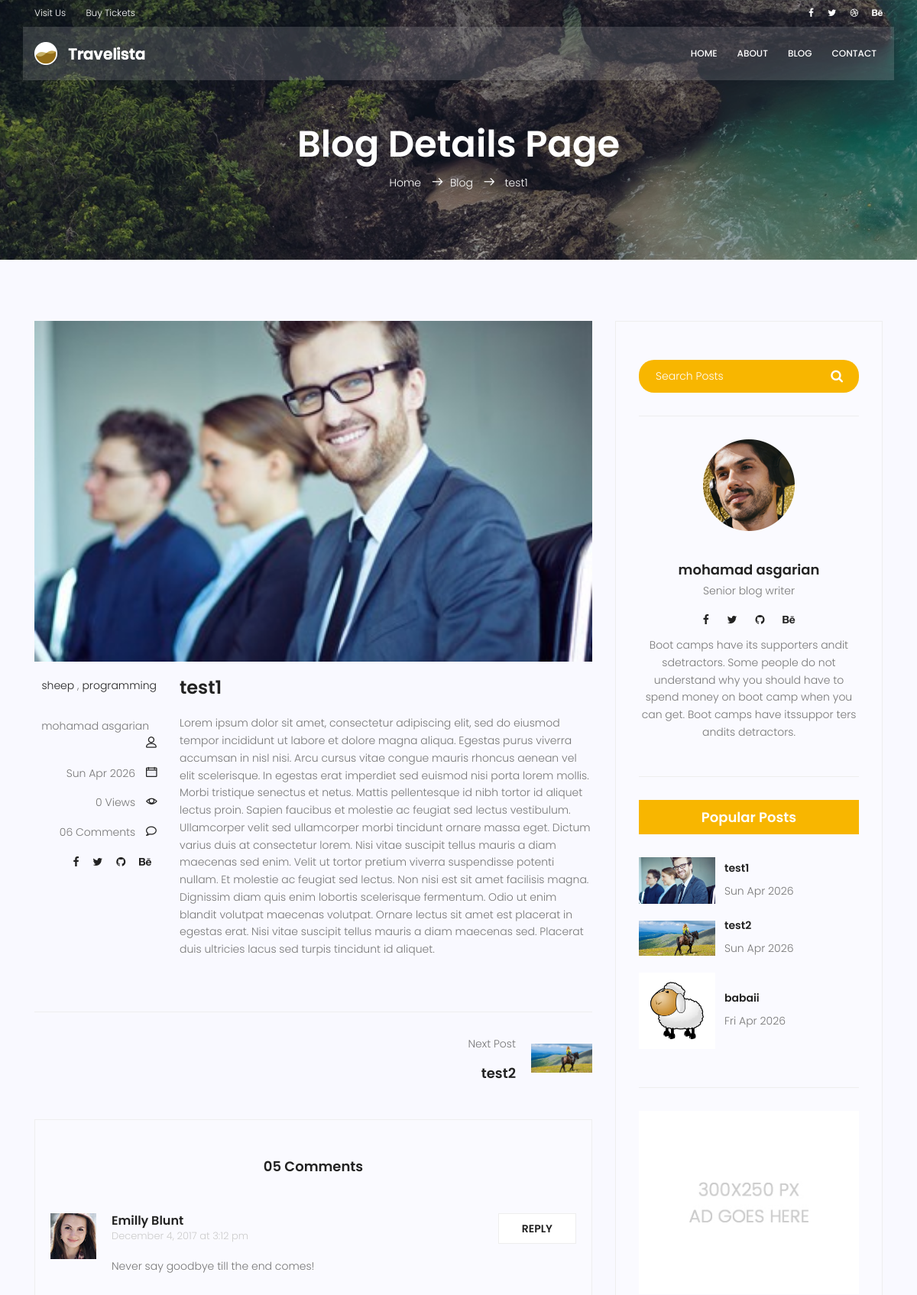
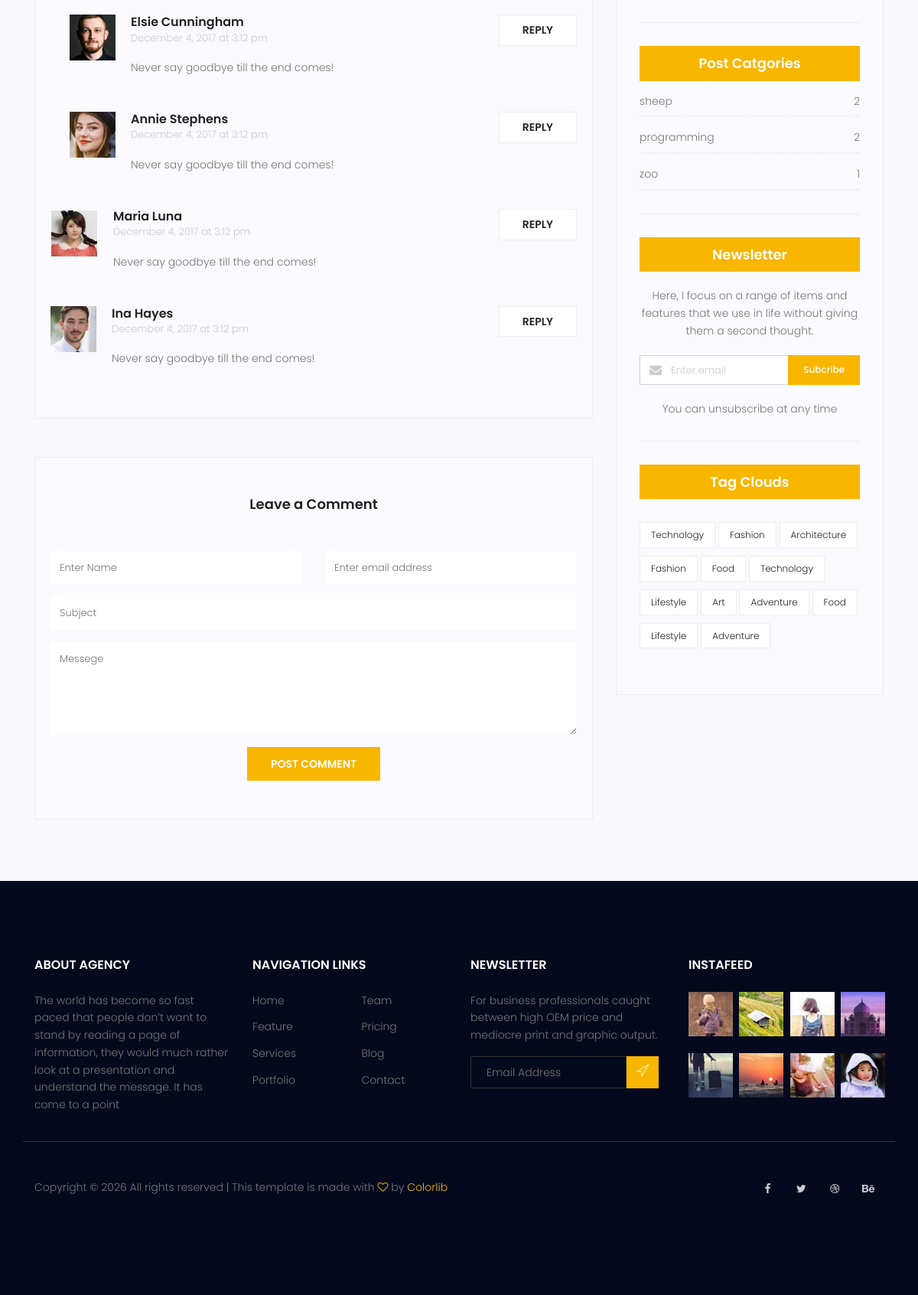
The page /blog/1 on the database its author committed (2 pictures, top to bottom).
### blog/models.py (models this page shows, shortened)
class Post(models.Model):
    title = models.CharField(max_length=255)
    content = models.TextField()
    author = models.ForeignKey(User,on_delete=models.SET_NULL,null=True)
    image = models.ImageField(upload_to='blog/',default='blog/default.jpg')
    category = models.ManyToManyField(Category)
    counted_view = models.IntegerField(default=0)
    status = models.BooleanField(default=False)
    published_date = models.DateTimeField(null=True)
    created_date = models.DateTimeField(auto_now_add=True)
    updated_date = models.DateTimeField(auto_now=True)
    class Meta:
        ordering = ['created_date']

class Category(models.Model):
    name = models.CharField(max_length=255)
    def __str__(self):
        return self.name

### blog/views.py (the view)
# urls.py: path('<int:pid>', blog_single, name='single'),
def blog_single(request,pid):
    post = get_object_or_404(Post,pk=pid,status=1)
    posts = Post.objects.filter(status=1).order_by('created_date')
    posts_list = list(posts)
    current_index = posts_list.index(post)
    prev_post = None
    next_post = None
    if current_index > 0:
        prev_post = posts_list[current_index - 1]
    if current_index < len(posts_list) - 1:
        next_post = posts_list[current_index + 1]
    context = {
        'post': post,
        'prev_post': prev_post,
        'next_post': next_post,
    }
    return render(request, 'blog/blog-single.html',context)

### blog/templatetags/blog_tags.py (called while the page is built)
@register.inclusion_tag('blog/blog-popular-post.html')
def latestposts(arg=3):
    posts = Post.objects.filter(status=1).order_by('published_date')[:arg]
    return {'posts':posts}

@register.inclusion_tag('blog/blog-post-category.html')
def postcategories():
    posts = Post.objects.filter(status=1)
    categories = Category.objects.all()
    cat_dict = {}
    for name in categories:
        cat_dict[name]=posts.filter(category=name).count()
    return {'categories':cat_dict}

### templates/blog/blog-single.html (shortened to what this page needs)
{% load static %}
{% load blog_tags %}
<!DOCTYPE html>
<html lang="zxx" class="no-js">
<head>
	<link rel="stylesheet" href="{% static 'css/linearicons.css' %}">
	<link rel="stylesheet" href="{% static 'css/font-awesome.min.css' %}">
	<link rel="stylesheet" href="{% static 'css/bootstrap.css' %}">
	<link rel="stylesheet" href="{% static 'css/magnific-popup.css' %}">
	<link rel="stylesheet" href="{% static 'css/jquery-ui.css' %}">
	<link rel="stylesheet" href="{% static 'css/nice-select.css' %}">
	<link rel="stylesheet" href="{% static 'css/animate.min.css' %}">
	<link rel="stylesheet" href="{% static 'css/owl.carousel.css' %}">
	<link rel="stylesheet" href="{% static 'css/main.css' %}">
</head>
<body>
	<header id="header">
		<div class="header-top">
			<div class="container">
				<div class="row align-items-center">
					<div class="col-lg-6 col-sm-6 col-6 header-top-left">
						<ul>
							<li><a href="#">Visit Us</a></li>
							<li><a href="#">Buy Tickets</a></li>
						</ul>
					</div>
					<div class="col-lg-6 col-sm-6 col-6 header-top-right">
						<div class="header-social">
							<a href="#"><i class="fa fa-facebook"></i></a>
							<a href="#"><i class="fa fa-twitter"></i></a>
							<a href="#"><i class="fa fa-dribbble"></i></a>
							<a href="#"><i class="fa fa-behance"></i></a>
						</div>
					</div>
				</div>
			</div>
		</div>
		<div class="container main-menu">
			<div class="row align-items-center justify-content-between d-flex">
				<div id="logo">
					<a href="index.html"><img src="{% static 'img/logo.png' %}" alt="" title="" /></a>
				</div>
				<nav id="nav-menu-container">
					<ul class="nav-menu">
						<li><a href="{% url 'website:index' %}">Home</a></li>
						<li><a href="{% url 'website:about' %}">About</a></li>
						<li><a href="{% url 'blog:index' %}">Blog</a></li>
						<li><a href="{% url 'website:contact' %}">Contact</a></li>
					</ul>
				</nav>
			</div>
		</div>
	</header>
	<section class="relative about-banner">
		<div class="overlay overlay-bg"></div>
		<div class="container">
			<div class="row d-flex align-items-center justify-content-center">
				<div class="about-content col-lg-12">
					<h1 class="text-white">
						Blog Details Page
					</h1>
					<p class="text-white link-nav"><a href="{% url 'website:index' %}">Home </a> <span
							class="lnr lnr-arrow-right"></span><a href="{% url 'blog:index' %}">Blog </a> <span
							class="lnr lnr-arrow-right"></span> <a
							href="{% url 'blog:single' pid=post.id %}">{{post.title}}</a></p>
				</div>
			</div>
		</div>
	</section>
	<section class="post-content-area single-post-area">
		<div class="container">
			<div class="row">
				<div class="col-lg-8 posts-list">
					<div class="single-post row">
						<div class="col-lg-12">
							<div class="feature-img">
								<img class="img-fluid" src={{post.image.url}} alt="">
							</div>
						</div>
						<div class="col-lg-3  col-md-3 meta-details">
							<ul class="tags">
							{% for cat in post.category.all %}
								<li><a href="{% url 'blog:category' cat_name=cat.name %}">{{ cat.name }}</a> {% if not forloop.last %},{% endif %}</li>
							{% endfor %}
							</ul>
							<div class="user-details row">
								<p class="user-name col-lg-12 col-md-12 col-6"><a
										href="#">{{post.author.get_full_name}}</a> <span class="lnr lnr-user"></span>
								</p>
								<p class="date col-lg-12 col-md-12 col-6"><a href="#">{{post.published_date|date:"D M Y"}}</a> <span class="lnr lnr-calendar-full"></span></p>
								<p class="view col-lg-12 col-md-12 col-6"><a href="#">{{post.counted_view}} Views</a>
									<span class="lnr lnr-eye"></span></p>
								<p class="comments col-lg-12 col-md-12 col-6"><a href="#">06 Comments</a> <span
										class="lnr lnr-bubble"></span></p>
								<ul class="social-links col-lg-12 col-md-12 col-6">
									<li><a href="#"><i class="fa fa-facebook"></i></a></li>
									<li><a href="#"><i class="fa fa-twitter"></i></a></li>
									<li><a href="#"><i class="fa fa-github"></i></a></li>
									<li><a href="#"><i class="fa fa-behance"></i></a></li>
								</ul>
							</div>
						</div>
						<div class="col-lg-9 col-md-9">
							<h3 class="mt-20 mb-20">{{post.title}}</h3>
							<p class="excert">
								{{post.content}}
							</p>
						</div>
					</div>
					<div class="navigation-area">
						<div class="row">
							<div
								class="col-lg-6 col-md-6 col-12 nav-left flex-row d-flex justify-content-start align-items-center">
							</div>
							<div
								class="col-lg-6 col-md-6 col-12 nav-right flex-row d-flex justify-content-end align-items-center">
								{% if next_post %}
								<div class="detials">
									<p>Next Post</p>
									<a href="{% url 'blog:single' next_post.pk %}">
										<h4>{{ next_post.title }}</h4>
									</a>
								</div>
								<div class="arrow">
									<a href="{% url 'blog:single' next_post.pk %}"></a>
								</div>
								<div class="thumb">
									<a href="{% url 'blog:single' next_post.pk %}"><img class="img-fluid"
											src="{{ next_post.image.url }}" width="80" height="80" alt=""></a>
								</div>
								{% endif %}
							</div>
						</div>
					</div>
					<div class="comments-area">
						<h4>05 Comments</h4>
						<div class="comment-list">
							<div class="single-comment justify-content-between d-flex">
								<div class="user justify-content-between d-flex">
									<div class="thumb">
										<img src="{% static 'img/blog/c1.jpg' %}" alt="">
									</div>
									<div class="desc">
										<h5><a href="#">Emilly Blunt</a></h5>
										<p class="date">December 4, 2017 at 3:12 pm </p>
										<p class="comment">
											Never say goodbye till the end comes!
										</p>
									</div>
								</div>
								<div class="reply-btn">
									<a href="" class="btn-reply text-uppercase">reply</a>
								</div>
							</div>
						</div>
						<div class="comment-list left-padding">
							<div class="single-comment justify-content-between d-flex">
								<div class="user justify-content-between d-flex">
									<div class="thumb">
										<img src="{% static 'img/blog/c2.jpg' %}" alt="">
									</div>
									<div class="desc">
										<h5><a href="#">Elsie Cunningham</a></h5>
										<p class="date">December 4, 2017 at 3:12 pm </p>
										<p class="comment">
											Never say goodbye till the end comes!
										</p>
									</div>
								</div>
								<div class="reply-btn">
									<a href="" class="btn-reply text-uppercase">reply</a>
								</div>
							</div>
						</div>
						<div class="comment-list left-padding">
							<div class="single-comment justify-content-between d-flex">
								<div class="user justify-content-between d-flex">
									<div class="thumb">
										<img src="{% static 'img/blog/c3.jpg' %}" alt="">
									</div>
									<div class="desc">
										<h5><a href="#">Annie Stephens</a></h5>
										<p class="date">December 4, 2017 at 3:12 pm </p>
										<p class="comment">
											Never say goodbye till the end comes!
										</p>
									</div>
								</div>
								<div class="reply-btn">
									<a href="" class="btn-reply text-uppercase">reply</a>
								</div>
							</div>
						</div>
						<div class="comment-list">
							<div class="single-comment justify-content-between d-flex">
								<div class="user justify-content-between d-flex">
									<div class="thumb">
										<img src="{% static 'img/blog/c4.jpg' %}" alt="">
									</div>
									<div class="desc">
										<h5><a href="#">Maria Luna</a></h5>
										<p class="date">December 4, 2017 at 3:12 pm </p>
										<p class="comment">
											Never say goodbye till the end comes!
										</p>
									</div>
								</div>
								<div class="reply-btn">
									<a href="" class="btn-reply text-uppercase">reply</a>
								</div>
							</div>
						</div>
						<div class="comment-list">
							<div class="single-comment justify-content-between d-flex">
								<div class="user justify-content-between d-flex">
									<div class="thumb">
										<img src="{% static 'img/blog/c5.jpg' %}" alt="">
									</div>
									<div class="desc">
										<h5><a href="#">Ina Hayes</a></h5>
										<p class="date">December 4, 2017 at 3:12 pm </p>
										<p class="comment">
											Never say goodbye till the end comes!
										</p>
									</div>
								</div>
								<div class="reply-btn">
									<a href="" class="btn-reply text-uppercase">reply</a>
								</div>
							</div>
						</div>
					</div>
					<div class="comment-form">
						<h4>Leave a Comment</h4>
						<form>
							<div class="form-group form-inline">
								<div class="form-group col-lg-6 col-md-12 name">
									<input type="text" class="form-control" id="name" placeholder="Enter Name"
										onfocus="this.placeholder = ''" onblur="this.placeholder = 'Enter Name'">
								</div>
								<div class="form-group col-lg-6 col-md-12 email">
									<input type="email" class="form-control" id="email"
										placeholder="Enter email address" onfocus="this.placeholder = ''"
										onblur="this.placeholder = 'Enter email address'">
								</div>
							</div>
							<div class="form-group">
								<input type="text" class="form-control" id="subject" placeholder="Subject"
									onfocus="this.placeholder = ''" onblur="this.placeholder = 'Subject'">
							</div>
							<div class="form-group">
								<textarea class="form-control mb-10" rows="5" name="message" placeholder="Messege"
									onfocus="this.placeholder = ''" onblur="this.placeholder = 'Messege'"
									required=""></textarea>
							</div>
							<a href="#" class="primary-btn text-uppercase">Post Comment</a>
						</form>
					</div>
				</div>
				<div class="col-lg-4 sidebar-widgets">
					<div class="widget-wrap">
						{% include 'blog/blog-search-widget.html' %}
						{% include 'blog/blog-writer.html' %}
						{% latestposts %}
						{% include 'blog/blog-ads.html' %}
						{% postcategories %}
						{% include 'blog/blog-newsletter.html' %}
						{% include 'blog/blog-tag-cloud.html' %}
					</div>
				</div>
			</div>
		</div>
	</section>
	<footer class="footer-area section-gap">
		<div class="container">
			<div class="row">
				<div class="col-lg-3  col-md-6 col-sm-6">
					<div class="single-footer-widget">
						<h6>About Agency</h6>
						<p>
							The world has become so fast paced that people don’t want to stand by reading a page of
							information, they would much rather look at a presentation and understand the message. It
							has come to a point
						</p>
					</div>
				</div>
				<div class="col-lg-3 col-md-6 col-sm-6">
					<div class="single-footer-widget">
						<h6>Navigation Links</h6>
						<div class="row">
							<div class="col">
								<ul>
									<li><a href="#">Home</a></li>
									<li><a href="#">Feature</a></li>
									<li><a href="#">Services</a></li>
									<li><a href="#">Portfolio</a></li>
								</ul>
							</div>
							<div class="col">
								<ul>
									<li><a href="#">Team</a></li>
									<li><a href="#">Pricing</a></li>
									<li><a href="#">Blog</a></li>
									<li><a href="#">Contact</a></li>
								</ul>
							</div>
						</div>
					</div>
				</div>
				<div class="col-lg-3  col-md-6 col-sm-6">
					<div class="single-footer-widget">
						<h6>Newsletter</h6>
						<p>
							For business professionals caught between high OEM price and mediocre print and graphic
							output.
						</p>
						<div id="mc_embed_signup">
							<form target="_blank"
								action="https://spondonit.us12.list-manage.com/subscribe/post?u=1462626880ade1ac87bd9c93a&amp;id=92a4423d01"
								method="get" class="subscription relative">
								<div class="input-group d-flex flex-row">
									<input name="EMAIL" placeholder="Email Address" onfocus="this.placeholder = ''"
										onblur="this.placeholder = 'Email Address '" required="" type="email">
									<button class="btn bb-btn"><span class="lnr lnr-location"></span></button>
								</div>
							</form>
						</div>
					</div>
				</div>
				<div class="col-lg-3  col-md-6 col-sm-6">
					<div class="single-footer-widget mail-chimp">
						<h6 class="mb-20">InstaFeed</h6>
						<ul class="instafeed d-flex flex-wrap">
							<li><img src="{% static 'img/i1.jpg' %}" alt=""></li>
							<li><img src="{% static 'img/i2.jpg' %}" alt=""></li>
							<li><img src="{% static 'img/i3.jpg' %}" alt=""></li>
							<li><img src="{% static 'img/i4.jpg' %}" alt=""></li>
							<li><img src="{% static 'img/i5.jpg' %}" alt=""></li>
							<li><img src="{% static 'img/i6.jpg' %}" alt=""></li>
							<li><img src="{% static 'img/i7.jpg' %}" alt=""></li>
							<li><img src="{% static 'img/i8.jpg' %}" alt=""></li>
						</ul>
					</div>
				</div>
			</div>
			<div class="row footer-bottom d-flex justify-content-between align-items-center">
				<p class="col-lg-8 col-sm-12 footer-text m-0">
					Copyright &copy;
					<script>document.write(new Date().getFullYear());</script> All rights reserved | This template is
					made with <i class="fa fa-heart-o" aria-hidden="true"></i> by <a href="https://colorlib.com"
						target="_blank">Colorlib</a>
				</p>
				<div class="col-lg-4 col-sm-12 footer-social">
					<a href="#"><i class="fa fa-facebook"></i></a>
					<a href="#"><i class="fa fa-twitter"></i></a>
					<a href="#"><i class="fa fa-dribbble"></i></a>
					<a href="#"><i class="fa fa-behance"></i></a>
				</div>
			</div>
		</div>
	</footer>
</body>
</html>

### templates/blog/blog-popular-post.html
{% load static %}
<div class="single-sidebar-widget popular-post-widget">
    <h4 class="popular-title">Popular Posts</h4>
    <div class="popular-post-list">
        {% for post in posts %}
        <div class="single-post-list d-flex flex-row align-items-center">
            <div class="thumb">
                <img class="img-fluid" src="{{ post.image.url }}" alt="">
            </div>
            <div class="details">
                <a href="{% url 'blog:single' pid=post.id %}">
                    <h6>{{ post.title }}</h6>
                </a>
                <p>{{ post.published_date|date:"D M Y" }}</p>
            </div>
        </div>
        {% endfor %}
    </div>
</div>

### templates/blog/blog-post-category.html
{% load static %}
<div class="single-sidebar-widget post-category-widget">
    <h4 class="category-title">Post Catgories</h4>
    <ul class="cat-list">
        {% for name,count in categories.items %}
        <li>
            <a href="#" class="d-flex justify-content-between">
                <p>{{name}}</p>
                <p>{{count}}</p>
            </a>
        </li>
        {% endfor %}
    </ul>
</div>

### rows shown on the page
Post: title "test1", image (picture), author.get_full_name "mohamad asgarian", published_date "Sun Apr 2026", counted_view "0", content "Lorem ipsum dolor sit amet, consectetur adipiscing elit, sed do eiusmod tempor incididunt ut labore et dolore magna aliqua. Egestas purus viverra accumsan in nisl nisi. Arcu cursus vitae congue mauris rhoncus aenean vel elit scelerisque. In egestas erat imperdiet sed euismod nisi porta lorem mollis. Morbi tristique senectus et netus. Mattis pellentesque id nibh tortor id aliquet lectus proin. Sapien faucibus et molestie ac feugiat sed lectus vestibulum. Ullamcorper velit sed ullamcorper morbi tincidunt ornare massa eget. Dictum varius duis at consectetur lorem. Nisi vitae suscipit tellus mauris a diam maecenas sed enim. Velit ut tortor pretium viverra suspendisse potenti nullam. Et molestie…"
Category: name "sheep", count "2"
Category: name "programming", id "2"
Post: title "test2", image (placeholder picture), published_date "Sun Apr 2026"
Post: image (picture), title "babaii", published_date "Fri Apr 2026"
Category: name "zoo", count "1"
